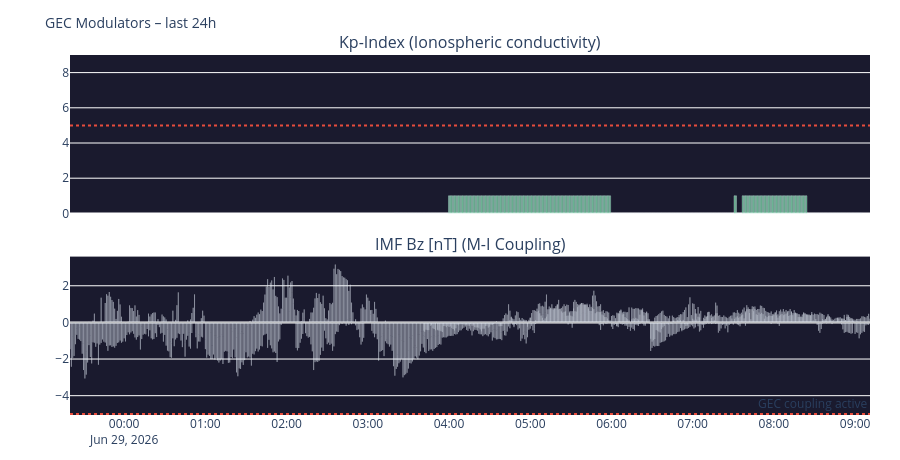

The code cell stored with this chart in its notebook:
### Code cell
# ============================================================
# KP TIME SERIES + IMF BZ (GEC modulator last 24h)
# ============================================================

panels = []
if raw['kp']:    panels.append(('kp',     df_kp,  'Kp-Index (Ionospheric conductivity)', '#7F77DD', 'bar'))
if raw['imf'] and 'bz_gsm' in pd.DataFrame(raw['imf']).columns:
    df_imf2 = pd.DataFrame(raw['imf'])
    tc2 = next((c for c in df_imf2.columns if 'time' in c.lower()), df_imf2.columns[0])
    df_imf2['time']   = pd.to_datetime(df_imf2[tc2])
    df_imf2['bz_gsm'] = pd.to_numeric(df_imf2['bz_gsm'], errors='coerce')
    df_imf2 = df_imf2.dropna(subset=['bz_gsm']).sort_values('time').tail(1440)
    panels.append(('bz_gsm', df_imf2, 'IMF Bz [nT] (M-I Coupling)', '#534AB7', 'line'))

if panels:
    fig = make_subplots(rows=len(panels), cols=1, shared_xaxes=True,
                        subplot_titles=[p[2] for p in panels], vertical_spacing=0.12)
    for i, (col, df, title, color, kind) in enumerate(panels, 1):
        ds = df.dropna(subset=[col])
        if kind == 'bar':
            mc = ['#2ecc71' if v < 4 else '#f39c12' if v < 6 else '#e74c3c' for v in ds[col]]
            fig.add_trace(go.Bar(x=ds['time'], y=ds[col], marker_color=mc, opacity=0.8), row=i, col=1)
            fig.add_hline(y=5, line_dash='dot', line_color='#e74c3c', row=i, col=1)
            fig.update_yaxes(range=[0, 9], row=i, col=1)
        else:
            mc = ['#e74c3c' if v < -5 else '#2ecc71' if v > 5 else '#888780' for v in ds[col]]
            fig.add_trace(go.Bar(x=ds['time'], y=ds[col], marker_color=mc, opacity=0.75), row=i, col=1)
            fig.add_hline(y=0, line_color='gray', line_width=0.5, row=i, col=1)
            fig.add_hline(y=-5, line_dash='dot', line_color='#e74c3c',
                          annotation_text='GEC coupling active', row=i, col=1)

    fig.update_layout(
        title=dict(text='GEC Modulators – last 24h', font=dict(size=14)),
        height=180*len(panels)+100, showlegend=False,
        plot_bgcolor='#1a1a2e', paper_bgcolor='rgba(0,0,0,0)',
        margin=dict(l=70, r=30, t=55, b=40)
    )
    fig.show()

### Figure 1 — Plotly figure (JSON) as saved in the notebook; plotly's stock layout.template omitted (floating-point values rounded to 4 significant figures; data arrays with more than 128 entries replaced by an {"elided": "..."} marker saying what was removed)
{"data": [{"marker": {"color": {"elided": "346 str values"}}, "opacity": 0.8, "type": "bar", "x": {"elided": "346 str values"}, "xaxis": "x", "y": {"elided": "346 float values"}, "yaxis": "y"}, {"marker": {"color": {"elided": "1440 str values"}}, "opacity": 0.75, "type": "bar", "x": {"elided": "1440 str values"}, "xaxis": "x2", "y": {"elided": "1440 float values"}, "yaxis": "y2"}], "layout": {"annotations": [{"font": {"size": 16}, "showarrow": false, "text": "Kp-Index (Ionospheric conductivity)", "x": 0.5, "xanchor": "center", "xref": "paper", "y": 1.0, "yanchor": "bottom", "yref": "paper"}, {"font": {"size": 16}, "showarrow": false, "text": "IMF Bz [nT] (M-I Coupling)", "x": 0.5, "xanchor": "center", "xref": "paper", "y": 0.44, "yanchor": "bottom", "yref": "paper"}, {"showarrow": false, "text": "GEC coupling active", "x": 1, "xanchor": "right", "xref": "x2 domain", "y": -5, "yanchor": "bottom", "yref": "y2"}], "height": 460, "margin": {"b": 40, "l": 70, "r": 30, "t": 55}, "paper_bgcolor": "rgba(0,0,0,0)", "plot_bgcolor": "#1a1a2e", "shapes": [{"line": {"color": "#e74c3c", "dash": "dot"}, "type": "line", "x0": 0, "x1": 1, "xref": "x domain", "y0": 5, "y1": 5, "yref": "y"}, {"line": {"color": "gray", "width": 0.5}, "type": "line", "x0": 0, "x1": 1, "xref": "x2 domain", "y0": 0, "y1": 0, "yref": "y2"}, {"line": {"color": "#e74c3c", "dash": "dot"}, "type": "line", "x0": 0, "x1": 1, "xref": "x2 domain", "y0": -5, "y1": -5, "yref": "y2"}], "showlegend": false, "title": {"font": {"size": 14}, "text": "GEC Modulators – last 24h"}, "xaxis": {"anchor": "y", "domain": [0.0, 1.0], "matches": "x2", "showticklabels": false}, "xaxis2": {"anchor": "y2", "domain": [0.0, 1.0]}, "yaxis": {"anchor": "x", "domain": [0.56, 1.0], "range": [0, 9]}, "yaxis2": {"anchor": "x2", "domain": [0.0, 0.44]}}}
